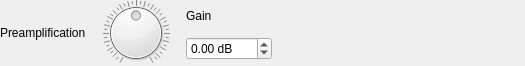
<?xml version="1.0" encoding="UTF-8"?>
<ui version="4.0">
 <class>PreampFilterGUI</class>
 <widget class="QWidget" name="PreampFilterGUI">
  <property name="geometry">
   <rect>
    <x>0</x>
    <y>0</y>
    <width>525</width>
    <height>66</height>
   </rect>
  </property>
  <property name="windowTitle">
   <string notr="true"/>
  </property>
  <layout class="QGridLayout" name="gridLayout">
   <property name="leftMargin">
    <number>0</number>
   </property>
   <property name="topMargin">
    <number>0</number>
   </property>
   <property name="rightMargin">
    <number>0</number>
   </property>
   <property name="bottomMargin">
    <number>0</number>
   </property>
   <property name="spacing">
    <number>0</number>
   </property>
   <item row="0" column="4">
    <widget class="QLabel" name="gainLabel">
     <property name="sizePolicy">
      <sizepolicy hsizetype="Preferred" vsizetype="Fixed">
       <horstretch>0</horstretch>
       <verstretch>0</verstretch>
      </sizepolicy>
     </property>
     <property name="text">
      <string>Gain</string>
     </property>
    </widget>
   </item>
   <item row="1" column="4">
    <widget class="ValueScrubBox" name="doubleSpinBox">
     <property name="sizePolicy">
      <sizepolicy hsizetype="Minimum" vsizetype="Fixed">
       <horstretch>0</horstretch>
       <verstretch>0</verstretch>
      </sizepolicy>
     </property>
     <property name="accelerated">
      <bool>true</bool>
     </property>
     <property name="suffix">
      <string> dB</string>
     </property>
     <property name="minimum">
      <double>-100.000000000000000</double>
     </property>
     <property name="maximum">
      <double>100.000000000000000</double>
     </property>
     <property name="singleStep">
      <double>0.100000000000000</double>
     </property>
    </widget>
   </item>
   <item row="0" column="2" rowspan="2">
    <widget class="AudioKnob" name="dial">
     <property name="sizePolicy">
      <sizepolicy hsizetype="Preferred" vsizetype="Fixed">
       <horstretch>0</horstretch>
       <verstretch>0</verstretch>
      </sizepolicy>
     </property>
     <property name="minimumSize">
      <size>
       <width>0</width>
       <height>66</height>
      </size>
     </property>
     <property name="maximumSize">
      <size>
       <width>16777215</width>
       <height>66</height>
      </size>
     </property>
     <property name="minimum">
      <number>-200</number>
     </property>
     <property name="maximum">
      <number>200</number>
     </property>
     <property name="pageStep">
      <number>20</number>
     </property>
     <property name="orientation">
      <enum>Qt::Vertical</enum>
     </property>
     <property name="notchTarget">
      <double>9.850000000000000</double>
     </property>
     <property name="notchesVisible">
      <bool>true</bool>
     </property>
    </widget>
   </item>
   <item row="0" column="5" rowspan="2">
    <spacer name="horizontalSpacer">
     <property name="orientation">
      <enum>Qt::Horizontal</enum>
     </property>
     <property name="sizeHint" stdset="0">
      <size>
       <width>229</width>
       <height>20</height>
      </size>
     </property>
    </spacer>
   </item>
   <item row="0" column="0" rowspan="2">
    <widget class="QLabel" name="label">
     <property name="text">
      <string>Preamplification</string>
     </property>
    </widget>
   </item>
  </layout>
 </widget>
 <customwidgets>
  <customwidget>
   <class>ValueScrubBox</class>
   <extends>QDoubleSpinBox</extends>
   <header>Editor/widgets/ValueScrubBox.h</header>
  </customwidget>
  <customwidget>
   <class>AudioKnob</class>
   <extends>QDial</extends>
   <header>Editor/widgets/AudioKnob.h</header>
  </customwidget>
 </customwidgets>
 <resources/>
 <connections/>
</ui>
